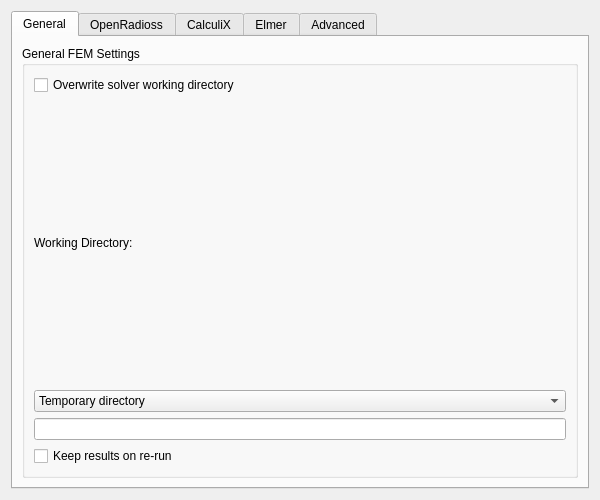
<?xml version="1.0" encoding="UTF-8"?>
<ui version="4.0">
 <class>Form</class>
 <widget class="QWidget" name="Form">
  <property name="geometry">
   <rect>
    <x>0</x>
    <y>0</y>
    <width>600</width>
    <height>500</height>
   </rect>
  </property>
  <property name="windowTitle">
   <string>FEM Settings</string>
  </property>
  <layout class="QVBoxLayout" name="verticalLayout">
   <item>
    <widget class="QTabWidget" name="tabWidget">
     <property name="currentIndex">
      <number>0</number>
     </property>
     <widget class="QWidget" name="tabGeneral">
      <attribute name="title">
       <string>General</string>
      </attribute>
      <layout class="QVBoxLayout" name="verticalLayout_1">
       <item>
        <widget class="QGroupBox" name="groupBoxGeneral">
         <property name="title">
          <string>General FEM Settings</string>
         </property>
         <layout class="QVBoxLayout" name="verticalLayout_2">
          <item>
           <widget class="QCheckBox" name="OverwriteSolverWorkingDirectory">
            <property name="text">
             <string>Overwrite solver working directory</string>
            </property>
           </widget>
          </item>
          <item>
           <widget class="QLabel" name="labelWorkingDir">
            <property name="text">
             <string>Working Directory:</string>
            </property>
           </widget>
          </item>
          <item>
           <widget class="QComboBox" name="WorkingDirectory">
            <item>
             <property name="text">
              <string>Temporary directory</string>
             </property>
            </item>
            <item>
             <property name="text">
              <string>Beside .FCStd file</string>
             </property>
            </item>
            <item>
             <property name="text">
              <string>Custom directory</string>
             </property>
            </item>
           </widget>
          </item>
          <item>
           <widget class="QLineEdit" name="CustomDirectoryPath"/>
          </item>
          <item>
           <widget class="QCheckBox" name="KeepResultsOnReRun">
            <property name="text">
             <string>Keep results on re-run</string>
            </property>
           </widget>
          </item>
         </layout>
        </widget>
       </item>
      </layout>
     </widget>
     <widget class="QWidget" name="tabOpenRadioss">
      <attribute name="title">
       <string>OpenRadioss</string>
      </attribute>
      <layout class="QVBoxLayout" name="verticalLayout_3">
       <item>
        <widget class="QGroupBox" name="groupBoxOpenRadioss">
         <property name="title">
          <string>OpenRadioss Solver Settings</string>
         </property>
         <layout class="QVBoxLayout" name="verticalLayout_4">
          <item>
           <layout class="QHBoxLayout" name="horizontalLayoutEngine">
            <item>
             <widget class="QLabel" name="labelEngine">
              <property name="text">
               <string>Engine Binary:</string>
              </property>
             </widget>
            </item>
            <item>
             <widget class="QLineEdit" name="OpenRadiossEngineBinaryPath">
              <property name="text">
               <string>/home/nemo/Dokumente/Software/OpenRadioss_linux64/OpenRadioss/exec/engine_linux64_gf</string>
              </property>
             </widget>
            </item>
            <item>
             <widget class="QPushButton" name="BrowseEngineBinary">
              <property name="text">
               <string>Browse...</string>
              </property>
             </widget>
            </item>
            <item>
             <widget class="QCheckBox" name="UseStandardOpenRadiossEngineLocation">
              <property name="text">
               <string>Use standard location</string>
              </property>
              <property name="checked">
               <bool>true</bool>
              </property>
             </widget>
            </item>
           </layout>
          </item>
          <item>
           <layout class="QHBoxLayout" name="horizontalLayoutStarter">
            <item>
             <widget class="QLabel" name="labelStarter">
              <property name="text">
               <string>Starter Binary:</string>
              </property>
             </widget>
            </item>
            <item>
             <widget class="QLineEdit" name="OpenRadiossStarterBinaryPath">
              <property name="text">
               <string>/home/nemo/Dokumente/Software/OpenRadioss_linux64/OpenRadioss/exec/starter_linux64_gf</string>
              </property>
             </widget>
            </item>
            <item>
             <widget class="QPushButton" name="BrowseStarterBinary">
              <property name="text">
               <string>Browse...</string>
              </property>
             </widget>
            </item>
            <item>
             <widget class="QCheckBox" name="UseStandardOpenRadiossStarterLocation">
              <property name="text">
               <string>Use standard location</string>
              </property>
              <property name="checked">
               <bool>true</bool>
              </property>
             </widget>
            </item>
           </layout>
          </item>
          <item>
           <layout class="QHBoxLayout" name="horizontalLayoutAnimToVTK">
            <item>
             <widget class="QLabel" name="labelAnimToVTK">
              <property name="text">
               <string>Anim-to-VTK Converter:</string>
              </property>
             </widget>
            </item>
            <item>
             <widget class="QLineEdit" name="OpenRadiossAnimToVTKBinaryPath">
              <property name="text">
               <string>/home/nemo/Dokumente/Software/OpenRadioss_linux64/OpenRadioss/exec/anim_to_vtk</string>
              </property>
             </widget>
            </item>
            <item>
             <widget class="QPushButton" name="BrowseAnimToVTKBinary">
              <property name="text">
               <string>Browse...</string>
              </property>
             </widget>
            </item>
            <item>
             <widget class="QCheckBox" name="UseStandardOpenRadiossAnimToVTKLocation">
              <property name="text">
               <string>Use standard location</string>
              </property>
              <property name="checked">
               <bool>true</bool>
              </property>
             </widget>
            </item>
           </layout>
          </item>
         </layout>
        </widget>
       </item>
      </layout>
     </widget>
     <widget class="QWidget" name="tabCalculix">
      <attribute name="title">
       <string>CalculiX</string>
      </attribute>
      <layout class="QVBoxLayout" name="verticalLayout_5">
       <item>
        <widget class="QGroupBox" name="groupBoxCalculix">
         <property name="title">
          <string>CalculiX Solver Settings</string>
         </property>
         <layout class="QVBoxLayout" name="verticalLayout_6">
          <item>
           <layout class="QHBoxLayout" name="horizontalLayoutCcx">
            <item>
             <widget class="QLabel" name="labelCcx">
              <property name="text">
               <string>CCX Binary:</string>
              </property>
             </widget>
            </item>
            <item>
             <widget class="QLineEdit" name="CcxBinaryPath">
              <property name="text">
               <string>ccx</string>
              </property>
             </widget>
            </item>
            <item>
             <widget class="QPushButton" name="BrowseCcxBinary">
              <property name="text">
               <string>Browse...</string>
              </property>
             </widget>
            </item>
            <item>
             <widget class="QCheckBox" name="UseStandardCcxLocation">
              <property name="text">
               <string>Use standard location</string>
              </property>
              <property name="checked">
               <bool>true</bool>
              </property>
             </widget>
            </item>
           </layout>
          </item>
          <item>
           <widget class="QLabel" name="labelAnalysisCPUs">
            <property name="text">
             <string>Number of CPUs for analysis:</string>
            </property>
           </widget>
          </item>
          <item>
           <widget class="QSpinBox" name="AnalysisNumCPUs">
            <property name="minimum">
             <number>1</number>
            </property>
            <property name="maximum">
             <number>128</number>
            </property>
            <property name="value">
             <number>1</number>
            </property>
           </widget>
          </item>
         </layout>
        </widget>
       </item>
      </layout>
     </widget>
     <widget class="QWidget" name="tabElmer">
      <attribute name="title">
       <string>Elmer</string>
      </attribute>
      <layout class="QVBoxLayout" name="verticalLayout_7">
       <item>
        <widget class="QGroupBox" name="groupBoxElmer">
         <property name="title">
          <string>Elmer Solver Settings</string>
         </property>
         <layout class="QVBoxLayout" name="verticalLayout_8">
          <item>
           <layout class="QHBoxLayout" name="horizontalLayoutElmerSolver">
            <item>
             <widget class="QLabel" name="labelElmerSolver">
              <property name="text">
               <string>ElmerSolver Binary:</string>
              </property>
             </widget>
            </item>
            <item>
             <widget class="QLineEdit" name="ElmerBinaryPath">
              <property name="text">
               <string>ElmerSolver</string>
              </property>
             </widget>
            </item>
            <item>
             <widget class="QPushButton" name="BrowseElmerBinary">
              <property name="text">
               <string>Browse...</string>
              </property>
             </widget>
            </item>
            <item>
             <widget class="QCheckBox" name="UseStandardElmerLocation">
              <property name="text">
               <string>Use standard location</string>
              </property>
              <property name="checked">
               <bool>true</bool>
              </property>
             </widget>
            </item>
           </layout>
          </item>
          <item>
           <layout class="QHBoxLayout" name="horizontalLayoutElmerGrid">
            <item>
             <widget class="QLabel" name="labelElmerGrid">
              <property name="text">
               <string>ElmerGrid Binary:</string>
              </property>
             </widget>
            </item>
            <item>
             <widget class="QLineEdit" name="GridBinaryPath">
              <property name="text">
               <string>ElmerGrid</string>
              </property>
             </widget>
            </item>
            <item>
             <widget class="QPushButton" name="BrowseGridBinary">
              <property name="text">
               <string>Browse...</string>
              </property>
             </widget>
            </item>
            <item>
             <widget class="QCheckBox" name="UseStandardGridLocation">
              <property name="text">
               <string>Use standard location</string>
              </property>
              <property name="checked">
               <bool>true</bool>
              </property>
             </widget>
            </item>
           </layout>
          </item>
         </layout>
        </widget>
       </item>
      </layout>
     </widget>
     <widget class="QWidget" name="tabAdvanced">
      <attribute name="title">
       <string>Advanced</string>
      </attribute>
      <layout class="QVBoxLayout" name="verticalLayout_9">
       <item>
        <widget class="QGroupBox" name="groupBoxAdvanced">
         <property name="title">
          <string>Advanced FEM Settings</string>
         </property>
         <layout class="QVBoxLayout" name="verticalLayout_10">
          <item>
           <widget class="QCheckBox" name="WriteCommentsToInputFile">
            <property name="text">
             <string>Write comments to input file</string>
            </property>
            <property name="checked">
             <bool>true</bool>
            </property>
           </widget>
          </item>
          <item>
           <widget class="QLabel" name="labelDefaultSolver">
            <property name="text">
             <string>Default Solver:</string>
            </property>
           </widget>
          </item>
          <item>
           <widget class="QComboBox" name="DefaultSolver">
            <item>
             <property name="text">
              <string>None</string>
             </property>
            </item>
            <item>
             <property name="text">
              <string>CalculiX</string>
             </property>
            </item>
            <item>
             <property name="text">
              <string>Elmer</string>
             </property>
            </item>
            <item>
             <property name="text">
              <string>OpenRadioss</string>
             </property>
            </item>
           </widget>
          </item>
         </layout>
        </widget>
       </item>
      </layout>
     </widget>
    </widget>
   </item>
  </layout>
 </widget>
 <resources/>
 <connections/>
</ui>
